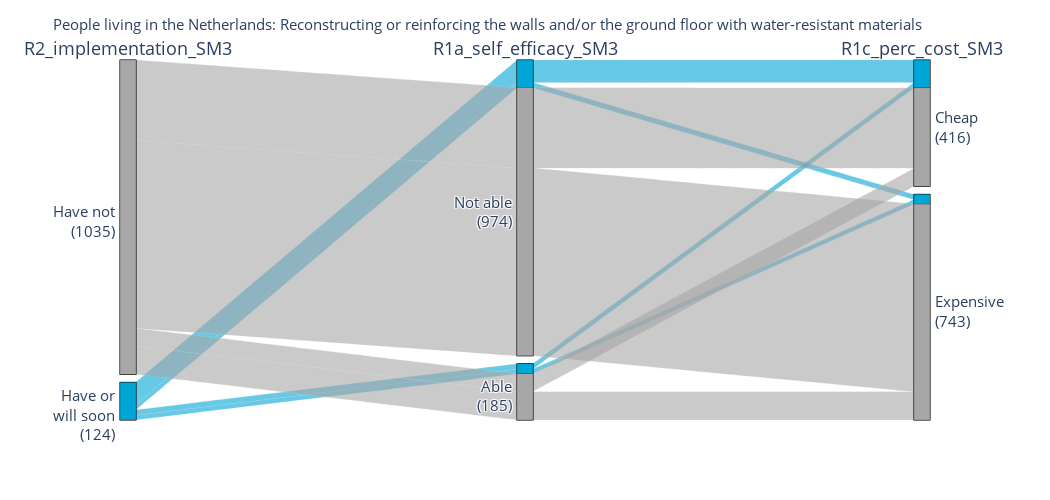
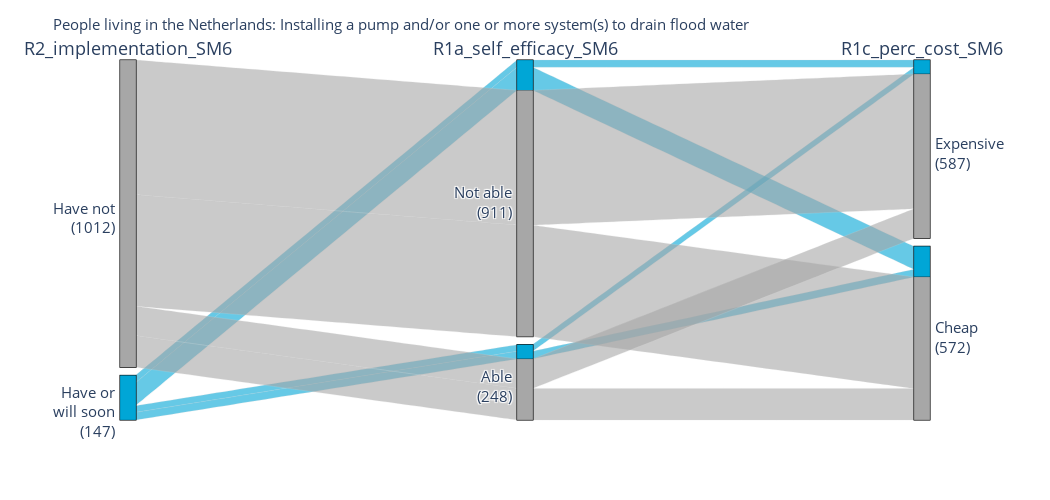

Notebook code for these charts, in order:
### Code cell
# Loop through each item in the list of chosen aims
for item in range(len(chosen_aims)):
    aim = chosen_aims[item]
    
    # Combine base conditions with efficacy and cost conditions for the current aim
    conditions = [efficacy_conditions[item]] + [cost_conditions[item]]
    paralelsetdf = adjusted_responses[[aim] + conditions].astype(str)

    # Define custom color mapping
    color_mapping = {
        "2": "#00a6d6",
        "6": "#a7a7a7"
    }

    # Apply color mapping
    paralelsetdf['color'] = paralelsetdf[aim].map(color_mapping)

    # Update labels to provide the need
    aimcounts = paralelsetdf[aim].value_counts()
    paralelsetdf.loc[paralelsetdf[aim] == str(2), aim] = f"Have or<br>will soon<br>({aimcounts.loc[str(2)]})"
    paralelsetdf.loc[paralelsetdf[aim] == str(6), aim] = f"Have not<br>({aimcounts.loc[str(6)]})"

  
    efficacy_concounts = paralelsetdf[efficacy_conditions[item]].value_counts()
    paralelsetdf.loc[paralelsetdf[efficacy_conditions[item]] == str(1), efficacy_conditions[item]] = f"Not able<br>({efficacy_concounts.loc[str(1)]})"
    paralelsetdf.loc[paralelsetdf[efficacy_conditions[item]] == str(5), efficacy_conditions[item]] = f"Able<br>({efficacy_concounts.loc[str(5)]})"
    
    cost_concounts = paralelsetdf[cost_conditions[item]].value_counts()
    paralelsetdf.loc[paralelsetdf[cost_conditions[item]] == str(1), cost_conditions[item]] = f"Cheap<br>({cost_concounts.loc[str(1)]})"
    paralelsetdf.loc[paralelsetdf[cost_conditions[item]] == str(5), cost_conditions[item]] = f"Expensive<br>({cost_concounts.loc[str(5)]})"

    # Create the parallel categories plot
    fig = px.parallel_categories(
        paralelsetdf,
        dimensions=[aim] + conditions,
        color='color',
    )
    # Update the layout of the figure with a title and font size
    fig.update_layout(title_text="People living in the Netherlands: " + adjusted_overview[adjusted_overview['Variable Label\n (Data files)'] == aim]["Description"].iloc[0], 
                      height=500,
                      width=1050,
                        title_font=dict(size=15),  # Set title font size here
                        font=dict(size=18)  # Set default font size here (for labels, etc.)
    )
    
    # Show the plot
    fig.show()

### Figure 1 — Plotly figure (JSON) as saved in the notebook; plotly's stock layout.template omitted (floating-point values rounded to 4 significant figures; data arrays with more than 128 entries replaced by an {"elided": "..."} marker saying what was removed)
{"data": [{"dimensions": [{"label": "R2_implementation_SM3", "values": {"elided": "1159 str values"}}, {"label": "R1a_self_efficacy_SM3", "values": {"elided": "1159 str values"}}, {"label": "R1c_perc_cost_SM3", "values": {"elided": "1159 str values"}}], "domain": {"x": [0, 1], "y": [0, 1]}, "line": {"color": {"elided": "1159 str values"}, "coloraxis": "coloraxis"}, "name": "", "type": "parcats"}], "layout": {"coloraxis": {"colorbar": {"title": {"text": "color"}}, "colorscale": [[0, "#0d0887"], [0.1111, "#46039f"], [0.2222, "#7201a8"], [0.3333, "#9c179e"], [0.4444, "#bd3786"], [0.5556, "#d8576b"], [0.6667, "#ed7953"], [0.7778, "#fb9f3a"], [0.8889, "#fdca26"], [1, "#f0f921"]]}, "font": {"size": 18}, "height": 500, "legend": {"tracegroupgap": 0}, "margin": {"t": 60}, "title": {"font": {"size": 15}, "text": "People living in the Netherlands: Reconstructing or reinforcing the walls and/or the ground floor with water-resistant materials"}, "width": 1050}}

### Figure 2 — Plotly figure (JSON) as saved in the notebook; plotly's stock layout.template omitted (floating-point values rounded to 4 significant figures; data arrays with more than 128 entries replaced by an {"elided": "..."} marker saying what was removed)
{"data": [{"dimensions": [{"label": "R2_implementation_SM6", "values": {"elided": "1159 str values"}}, {"label": "R1a_self_efficacy_SM6", "values": {"elided": "1159 str values"}}, {"label": "R1c_perc_cost_SM6", "values": {"elided": "1159 str values"}}], "domain": {"x": [0, 1], "y": [0, 1]}, "line": {"color": {"elided": "1159 str values"}, "coloraxis": "coloraxis"}, "name": "", "type": "parcats"}], "layout": {"coloraxis": {"colorbar": {"title": {"text": "color"}}, "colorscale": [[0, "#0d0887"], [0.1111, "#46039f"], [0.2222, "#7201a8"], [0.3333, "#9c179e"], [0.4444, "#bd3786"], [0.5556, "#d8576b"], [0.6667, "#ed7953"], [0.7778, "#fb9f3a"], [0.8889, "#fdca26"], [1, "#f0f921"]]}, "font": {"size": 18}, "height": 500, "legend": {"tracegroupgap": 0}, "margin": {"t": 60}, "title": {"font": {"size": 15}, "text": "People living in the Netherlands: Installing a pump and/or one or more system(s) to drain flood water"}, "width": 1050}}
